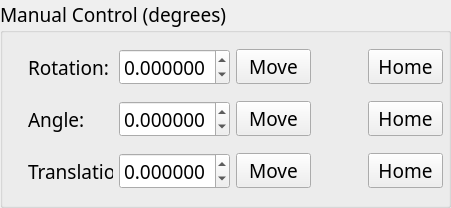
                         <widget class="QGroupBox" name="groupBox_8">
                          <property name="maximumSize">
                           <size>
                            <width>16777215</width>
                            <height>16777215</height>
                           </size>
                          </property>
                          <property name="font">
                           <font>
                            <family>Bahnschrift</family>
                            <pointsize>14</pointsize>
                            <italic>false</italic>
                           </font>
                          </property>
                          <property name="title">
                           <string>Manual Control (degrees)</string>
                          </property>
                          <layout class="QVBoxLayout" name="verticalLayout_15">
                           <property name="leftMargin">
                            <number>20</number>
                           </property>
                           <property name="rightMargin">
                            <number>0</number>
                           </property>
                           <item>
                            <layout class="QHBoxLayout" name="horizontalLayout_11">
                             <property name="leftMargin">
                              <number>5</number>
                             </property>
                             <property name="topMargin">
                              <number>5</number>
                             </property>
                             <property name="rightMargin">
                              <number>5</number>
                             </property>
                             <property name="bottomMargin">
                              <number>5</number>
                             </property>
                             <item>
                              <widget class="QLabel" name="label_4">
                               <property name="minimumSize">
                                <size>
                                 <width>85</width>
                                 <height>0</height>
                                </size>
                               </property>
                               <property name="maximumSize">
                                <size>
                                 <width>85</width>
                                 <height>16777215</height>
                                </size>
                               </property>
                               <property name="text">
                                <string>Rotation:</string>
                               </property>
                              </widget>
                             </item>
                             <item>
                              <widget class="QDoubleSpinBox" name="sample_rotate_spin">
                               <property name="minimumSize">
                                <size>
                                 <width>111</width>
                                 <height>0</height>
                                </size>
                               </property>
                               <property name="maximumSize">
                                <size>
                                 <width>111</width>
                                 <height>16777215</height>
                                </size>
                               </property>
                               <property name="decimals">
                                <number>6</number>
                               </property>
                               <property name="minimum">
                                <double>-16777215.000000000000000</double>
                               </property>
                               <property name="maximum">
                                <double>16777215.000000000000000</double>
                               </property>
                              </widget>
                             </item>
                             <item>
                              <widget class="QPushButton" name="sample_rotate_move_button">
                               <property name="minimumSize">
                                <size>
                                 <width>75</width>
                                 <height>0</height>
                                </size>
                               </property>
                               <property name="maximumSize">
                                <size>
                                 <width>75</width>
                                 <height>16777215</height>
                                </size>
                               </property>
                               <property name="text">
                                <string>Move</string>
                               </property>
                              </widget>
                             </item>
                             <item>
                              <layout class="QVBoxLayout" name="verticalLayout_35">
                               <property name="spacing">
                                <number>0</number>
                               </property>
                               <property name="rightMargin">
                                <number>5</number>
                               </property>
                               <item>
                                <spacer name="horizontalSpacer_8">
                                 <property name="orientation">
                                  <enum>Qt::Horizontal</enum>
                                 </property>
                                 <property name="sizeHint" stdset="0">
                                  <size>
                                   <width>40</width>
                                   <height>0</height>
                                  </size>
                                 </property>
                                </spacer>
                               </item>
                               <item>
                                <widget class="QLabel" name="sra_load_spinner">
                                 <property name="text">
                                  <string/>
                                 </property>
                                </widget>
                               </item>
                              </layout>
                             </item>
                             <item>
                              <widget class="QPushButton" name="sample_rotate_home_button">
                               <property name="minimumSize">
                                <size>
                                 <width>75</width>
                                 <height>0</height>
                                </size>
                               </property>
                               <property name="maximumSize">
                                <size>
                                 <width>75</width>
                                 <height>16777215</height>
                                </size>
                               </property>
                               <property name="text">
                                <string>Home</string>
                               </property>
                              </widget>
                             </item>
                            </layout>
                           </item>
                           <item>
                            <layout class="QHBoxLayout" name="horizontalLayout_30">
                             <property name="leftMargin">
                              <number>5</number>
                             </property>
                             <property name="topMargin">
                              <number>5</number>
                             </property>
                             <property name="rightMargin">
                              <number>5</number>
                             </property>
                             <property name="bottomMargin">
                              <number>5</number>
                             </property>
                             <item>
                              <widget class="QLabel" name="label_14">
                               <property name="minimumSize">
                                <size>
                                 <width>85</width>
                                 <height>0</height>
                                </size>
                               </property>
                               <property name="maximumSize">
                                <size>
                                 <width>85</width>
                                 <height>16777215</height>
                                </size>
                               </property>
                               <property name="text">
                                <string>Angle:</string>
                               </property>
                              </widget>
                             </item>
                             <item>
                              <widget class="QDoubleSpinBox" name="sample_angle_spin">
                               <property name="minimumSize">
                                <size>
                                 <width>111</width>
                                 <height>0</height>
                                </size>
                               </property>
                               <property name="maximumSize">
                                <size>
                                 <width>111</width>
                                 <height>16777215</height>
                                </size>
                               </property>
                               <property name="decimals">
                                <number>6</number>
                               </property>
                               <property name="minimum">
                                <double>-16777215.000000000000000</double>
                               </property>
                               <property name="maximum">
                                <double>16777215.000000000000000</double>
                               </property>
                              </widget>
                             </item>
                             <item>
                              <widget class="QPushButton" name="sample_angle_move_button">
                               <property name="minimumSize">
                                <size>
                                 <width>75</width>
                                 <height>0</height>
                                </size>
                               </property>
                               <property name="maximumSize">
                                <size>
                                 <width>75</width>
                                 <height>16777215</height>
                                </size>
                               </property>
                               <property name="text">
                                <string>Move</string>
                               </property>
                              </widget>
                             </item>
                             <item>
                              <layout class="QVBoxLayout" name="verticalLayout_36">
                               <property name="spacing">
                                <number>0</number>
                               </property>
                               <property name="rightMargin">
                                <number>5</number>
                               </property>
                               <item>
                                <spacer name="horizontalSpacer_25">
                                 <property name="orientation">
                                  <enum>Qt::Horizontal</enum>
                                 </property>
                                 <property name="sizeHint" stdset="0">
                                  <size>
                                   <width>40</width>
                                   <height>0</height>
                                  </size>
                                 </property>
                                </spacer>
                               </item>
                               <item>
                                <widget class="QLabel" name="saa_load_spinner">
                                 <property name="text">
                                  <string/>
                                 </property>
                                </widget>
                               </item>
                              </layout>
                             </item>
                             <item>
                              <widget class="QPushButton" name="sample_angle_home_button">
                               <property name="minimumSize">
                                <size>
                                 <width>75</width>
                                 <height>0</height>
                                </size>
                               </property>
                               <property name="maximumSize">
                                <size>
                                 <width>75</width>
                                 <height>16777215</height>
                                </size>
                               </property>
                               <property name="text">
                                <string>Home</string>
                               </property>
                              </widget>
                             </item>
                            </layout>
                           </item>
                           <item>
                            <layout class="QHBoxLayout" name="horizontalLayout_15">
                             <property name="leftMargin">
                              <number>5</number>
                             </property>
                             <property name="topMargin">
                              <number>5</number>
                             </property>
                             <property name="rightMargin">
                              <number>5</number>
                             </property>
                             <property name="bottomMargin">
                              <number>5</number>
                             </property>
                             <item>
                              <widget class="QLabel" name="label_5">
                               <property name="minimumSize">
                                <size>
                                 <width>85</width>
                                 <height>0</height>
                                </size>
                               </property>
                               <property name="maximumSize">
                                <size>
                                 <width>85</width>
                                 <height>16777215</height>
                                </size>
                               </property>
                               <property name="text">
                                <string>Translation:</string>
                               </property>
                              </widget>
                             </item>
                             <item>
                              <widget class="QDoubleSpinBox" name="sample_trans_spin">
                               <property name="minimumSize">
                                <size>
                                 <width>111</width>
                                 <height>0</height>
                                </size>
                               </property>
                               <property name="maximumSize">
                                <size>
                                 <width>111</width>
                                 <height>16777215</height>
                                </size>
                               </property>
                               <property name="decimals">
                                <number>6</number>
                               </property>
                               <property name="minimum">
                                <double>-16777215.000000000000000</double>
                               </property>
                               <property name="maximum">
                                <double>16777215.000000000000000</double>
                               </property>
                              </widget>
                             </item>
                             <item>
                              <widget class="QPushButton" name="sample_trans_move_button">
                               <property name="minimumSize">
                                <size>
                                 <width>75</width>
                                 <height>0</height>
                                </size>
                               </property>
                               <property name="maximumSize">
                                <size>
                                 <width>75</width>
                                 <height>16777215</height>
                                </size>
                               </property>
                               <property name="text">
                                <string>Move</string>
                               </property>
                              </widget>
                             </item>
                             <item>
                              <layout class="QVBoxLayout" name="verticalLayout_37">
                               <property name="spacing">
                                <number>0</number>
                               </property>
                               <property name="rightMargin">
                                <number>5</number>
                               </property>
                               <item>
                                <spacer name="horizontalSpacer_27">
                                 <property name="orientation">
                                  <enum>Qt::Horizontal</enum>
                                 </property>
                                 <property name="sizeHint" stdset="0">
                                  <size>
                                   <width>40</width>
                                   <height>0</height>
                                  </size>
                                 </property>
                                </spacer>
                               </item>
                               <item>
                                <widget class="QLabel" name="sta_load_spinner">
                                 <property name="text">
                                  <string/>
                                 </property>
                                </widget>
                               </item>
                              </layout>
                             </item>
                             <item>
                              <widget class="QPushButton" name="sample_trans_home_button">
                               <property name="minimumSize">
                                <size>
                                 <width>75</width>
                                 <height>0</height>
                                </size>
                               </property>
                               <property name="maximumSize">
                                <size>
                                 <width>75</width>
                                 <height>16777215</height>
                                </size>
                               </property>
                               <property name="text">
                                <string>Home</string>
                               </property>
                              </widget>
                             </item>
                            </layout>
                           </item>
                          </layout>
                         </widget>
